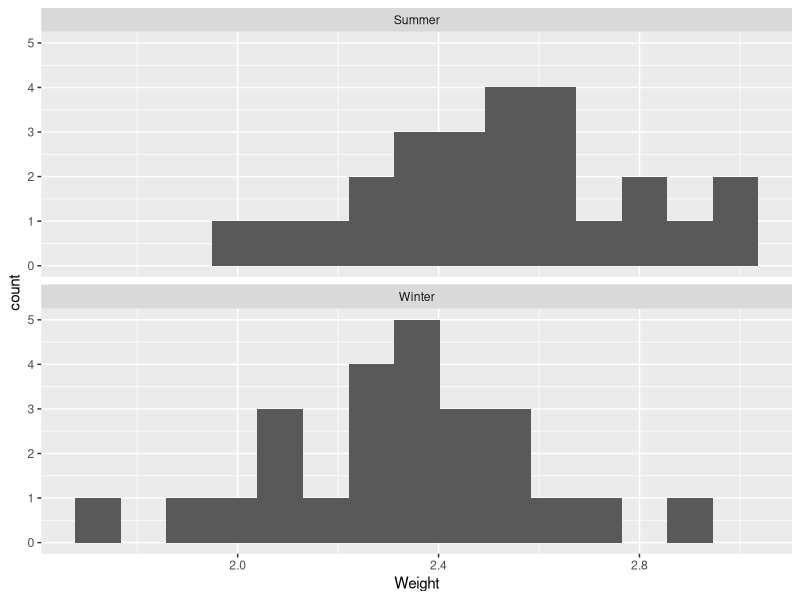
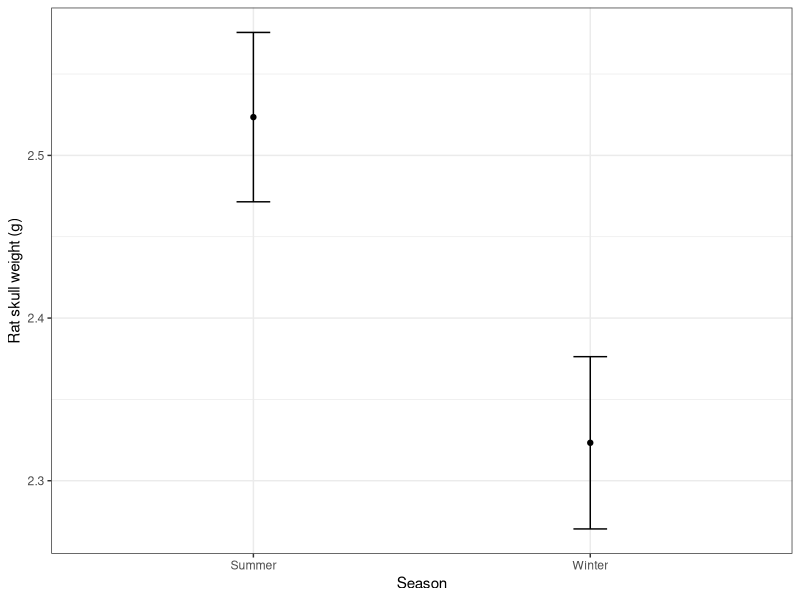

These figures' R source, in order:
## ---- chunk 1
library(dplyr)
library(ggplot2)
## ---- chunk 2
knitr::opts_knit$set(root.dir = "../data_csv")
## ---- chunk 3
rats <- read.csv("RATSKULL.CSV")  
## ---- chunk 4
glimpse(rats)
## ---- chunk 5
ratmeans <- rats %>%
  group_by(Season) %>% # Use group_by to calculate the means etc for each group
  summarise(mean = mean(Weight), 
            sd = sd(Weight), 
            samp_size = n())
## ---- chunk 6
ggplot(rats, aes(x=Weight)) + 
  # Plot the histogram, changing the number or width of the bins so it's appropriate for the data
  geom_histogram(bins = 15) + 
  # Split into two panels, one for each season
  facet_wrap(~Season, ncol = 1)
## ---- chunk 7
t.test(Weight ~ Season, rats)
## ---- chunk 8
ratmeans <- ratmeans %>% mutate(SE = sd/sqrt(samp_size))
## ---- chunk 9
ggplot(ratmeans, aes(x=Season, y = mean)) + 
  # Add the points 
  geom_point() + 
  # Add the error bars
  geom_errorbar(aes(ymin = mean -SE, ymax = mean+SE), width = 0.1) + 
  # Make the labels more informative
  ylab("Rat skull weight (g)") + 
  # Use a more professional theme
  theme_bw()
